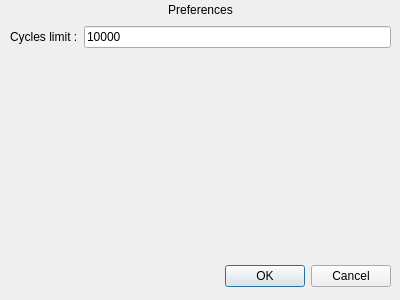
<?xml version="1.0" encoding="UTF-8"?>
<ui version="4.0">
 <class>Preferences</class>
 <widget class="QDialog" name="Preferences">
  <property name="geometry">
   <rect>
    <x>0</x>
    <y>0</y>
    <width>400</width>
    <height>300</height>
   </rect>
  </property>
  <property name="windowTitle">
   <string>Dialog</string>
  </property>
  <widget class="QDialogButtonBox" name="buttons">
   <property name="geometry">
    <rect>
     <x>50</x>
     <y>260</y>
     <width>341</width>
     <height>32</height>
    </rect>
   </property>
   <property name="orientation">
    <enum>Qt::Horizontal</enum>
   </property>
   <property name="standardButtons">
    <set>QDialogButtonBox::Cancel|QDialogButtonBox::Ok</set>
   </property>
  </widget>
  <widget class="QWidget" name="verticalLayoutWidget">
   <property name="geometry">
    <rect>
     <x>10</x>
     <y>0</y>
     <width>381</width>
     <height>261</height>
    </rect>
   </property>
   <layout class="QVBoxLayout" name="verticalLayout">
    <item>
     <widget class="QLabel" name="label">
      <property name="maximumSize">
       <size>
        <width>16777215</width>
        <height>20</height>
       </size>
      </property>
      <property name="text">
       <string>Preferences</string>
      </property>
      <property name="alignment">
       <set>Qt::AlignCenter</set>
      </property>
     </widget>
    </item>
    <item>
     <layout class="QFormLayout" name="formLayout">
      <item row="0" column="0">
       <widget class="QLabel" name="label_2">
        <property name="text">
         <string>Cycles limit :</string>
        </property>
       </widget>
      </item>
      <item row="0" column="1">
       <widget class="QLineEdit" name="cyclesLimit">
        <property name="text">
         <string>10000</string>
        </property>
       </widget>
      </item>
     </layout>
    </item>
   </layout>
  </widget>
 </widget>
 <resources/>
 <connections>
  <connection>
   <sender>buttons</sender>
   <signal>accepted()</signal>
   <receiver>Preferences</receiver>
   <slot>accept()</slot>
   <hints>
    <hint type="sourcelabel">
     <x>248</x>
     <y>254</y>
    </hint>
    <hint type="destinationlabel">
     <x>157</x>
     <y>274</y>
    </hint>
   </hints>
  </connection>
  <connection>
   <sender>buttons</sender>
   <signal>rejected()</signal>
   <receiver>Preferences</receiver>
   <slot>reject()</slot>
   <hints>
    <hint type="sourcelabel">
     <x>316</x>
     <y>260</y>
    </hint>
    <hint type="destinationlabel">
     <x>286</x>
     <y>274</y>
    </hint>
   </hints>
  </connection>
 </connections>
</ui>
